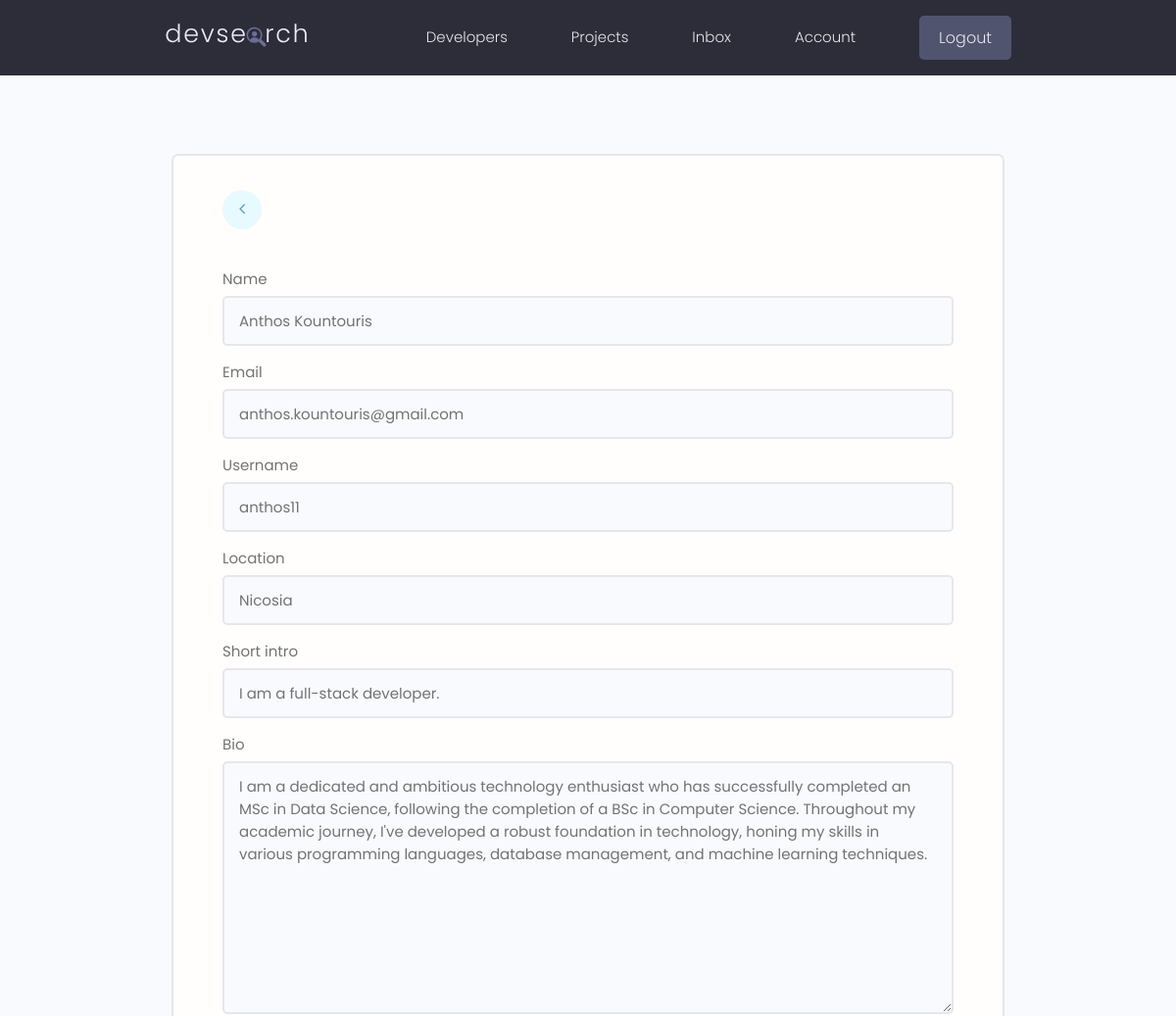
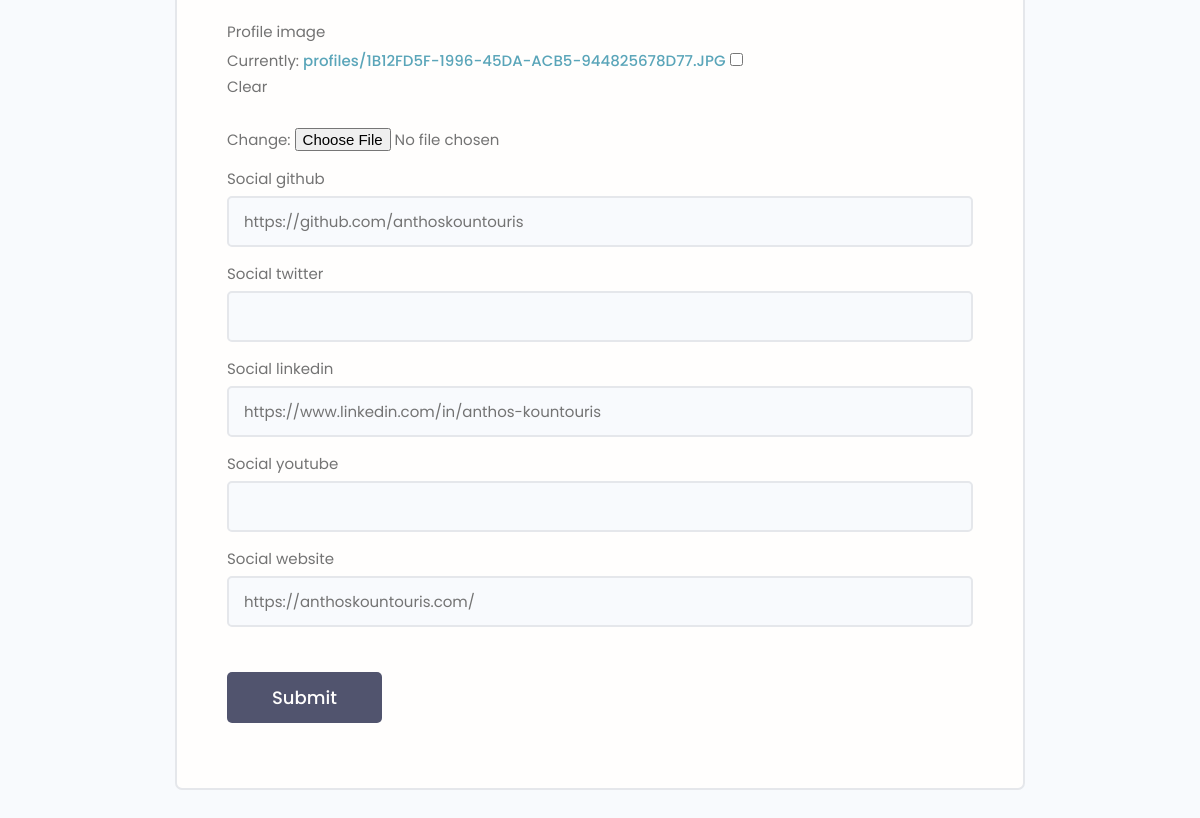
The page /edit-account/ (signed in) on the database its author committed (2 pictures, top to bottom).
### users/models.py (models this page shows, shortened)
class Profile(models.Model):
    user = models.OneToOneField(User, on_delete=models.CASCADE, null=True, blank=True)
    name = models.CharField(max_length=200, blank=True, null = True)
    email = models.EmailField(max_length=500, blank=True, null = True)
    username = models.CharField(max_length=200, blank=True, null = True)
    location = models.CharField(max_length=200, blank=True, null = True)
    short_intro = models.CharField(max_length=200, blank=True, null=True)
    bio = models.TextField(blank=True, null=True)
    profile_image = models.ImageField(
        null=True, blank=True, upload_to='profiles/', default='profiles/user-default.png')
    social_github = models.CharField(max_length=200, blank=True, null = True)
    social_twitter = models.CharField(max_length=200, blank=True, null = True)
    social_linkedin = models.CharField(max_length=200, blank=True, null = True)
    social_youtube = models.CharField(max_length=200, blank=True, null = True)
    social_website = models.CharField(max_length=200, blank=True, null = True)
    created = models.DateTimeField(auto_now_add = True)
    id = models.UUIDField(default = uuid.uuid4, unique = True,
                          primary_key = True, editable = False)

### users/views.py (the view)
# urls.py: path('edit-account/', views.editAccount, name="edit-account"),
@login_required(login_url='login')
def editAccount(request):
    profile = request.user.profile
    form = ProfileForm(instance = profile)
    if request.method == 'POST':
        form = ProfileForm(request.POST, request.FILES, instance=profile)
        if form.is_valid():
            form.save()
            return redirect('account')
    context = {'form': form}
    return render(request, 'users/profile_form.html', context)

### users/forms.py
class ProfileForm(ModelForm):
    class Meta:
        model = Profile
        fields = ['name', 'email', 'username', 'location', 'short_intro', 'bio', 'profile_image', 'social_github', 'social_twitter', 'social_linkedin', 'social_youtube', 'social_website']
    def __init__(self, *args, **kwargs):
        super(ProfileForm, self).__init__(*args, **kwargs)
        for name, field in self.fields.items():
            field.widget.attrs.update({'class' : 'input'})

### users/templates/users/profile_form.html (shortened to what this page needs)
{% extends 'main.html' %}
{% block content %}
<main class="formPage my-xl">
    <div class="content-box">
        <div class="formWrapper">
            <a class="backButton" href="{% url 'account' %}"><i class="fa fa-angle-left""></i></a>
            <br>
            <form method = "POST" action = "{% url 'edit-account' %}" enctype="multipart/form-data">
                {% for field in form %}
                <div class="form__field">
                    <label for="formInput#text">{{field.label}}</label>
                    {{field}}
                </div>
                {% endfor %}
                <input class="btn btn--sub btn--lg  my-md" type="submit" value="Submit" />
            </form>
        </div>
    </div>
</main>
{% endblock %}

### static/styles/app.css (style rules this page uses)
:root { --color-sub: #2d2d39; }
.btn--sub { background-color: var(--color-sub-light); }
.content-box { width: 95%; max-width: 85rem; margin: 0 auto; }
.backButton { background: var(--color-main-light); color: var(--color-main); width: 4rem; height: 4rem; display: flex; align-items: center; justify-content: center; border-radius: 50%; }
.backButton i { font-size: 1.8rem; }
.formPage .formWrapper { list-style: none; background: var(--color-white); padding: 3.5rem 5rem; border: 2px solid var(--color-light); border-radius: 0.7rem; }

### static/uikit/styles/modules/_variables.css (style rules this page uses)
:root { --color-main: #5aa5b9; --color-main-light: #e6faff; --color-sub: #3f4156; --color-sub-light: #51546e; --color-sub-lighter: #ededfd; --color-text: #737373; --color-gray: #8b8b8b; --color-light: #e5e7eb; --color-light-gray: #767676; --color-bg: #f8fafd; --color-white: #fffefd; --color-white-light: #f3f3f3; --color-success: #359e64; --color-success-bg: #def8e8; --color-error: #fc4b0b; --color-error-bg: #fff2ee; --font-base: 'Poppins', arial, helvetica, 'Segoe UI', roboto, ubuntu, sans-serif; --font-monospace: 'Fira Code', 'Courier New', courier, monospace; --font-regular: 300; --font-medium: 500; --font-bold: 700; --generic-shadow: 1px 1px 5px #00000010; --generic-transition: all 0.3s ease-in-out; }

### static/uikit/styles/modules/_base.css (style rules this page uses)
* { margin: 0; padding: 0; box-sizing: border-box; text-rendering: optimizeLegibility; color: inherit; font-size: inherit; }
html { font-size: 50%; }
@media only screen and (min-width: 480px) { html { font-size: 56.25%; } }
@media only screen and (min-width: 1200px) { html { font-size: 62.5%; } }
body { line-height: 1.6; font-weight: 400; font-size: 1.5rem; color: var(--color-text); background-color: var(--color-bg); min-height: 100vh; }

### static/uikit/styles/modules/_typography.css (style rules this page uses)
* { font-family: var(--font-base); }
a { padding-bottom: 2px; text-decoration: none; display: inline-block; color: var(--color-main); font-weight: var(--font-medium); }

### static/uikit/styles/modules/_utilities.css (style rules this page uses)
.my-md { margin: 3rem auto; }
.my-xl { margin: 8rem auto; }

### static/uikit/styles/modules/_button.css (style rules this page uses)
.btn { display: inline-block; position: relative; cursor: pointer; background-color: var(--color-light); font-weight: var(--font-medium); color: var(--color-sub); text-decoration: none; padding: 1rem 2rem; border-radius: 0.5rem; border: none; width: -webkit-fit-content; width: -moz-fit-content; width: fit-content; height: -webkit-fit-content; height: -moz-fit-content; height: fit-content; font-size: 1.6rem; outline-width: 0; outline-color: transparent; -webkit-backface-visibility: hidden; backface-visibility: hidden; transition: all 0.3s ease-in-out; }
.btn--sub { background-color: var(--color-sub); color: var(--color-white); }
.btn--lg { font-size: 1.8rem; padding: 1.2rem 4.5rem; }

### static/uikit/styles/modules/_form.css (style rules this page uses)
.form__field { margin-top: 1.5rem; margin-bottom: 1.5rem; }
.form__label, .form__field > label { display: block; margin-bottom: 0.5rem; color: var(--color-text); }
input.input[type='text'], input.input[type='email'], input.input[type='password'], input.input[type='number'], select.input, textarea.input { min-width: 24rem; width: 100%; padding: 1.2rem 1.5rem; border-radius: 0.5rem; border: 2px solid var(--color-light); transition: all 0.3s ease-in-out; background-color: var(--color-bg); }

### rows shown on the page
Profile: form "Anthos Kountouris" "anthos.kountouris@gmail.com" "anthos11" "Nicosia" "I am a full-stack developer." "I am a dedicated and ambitious technology enthusiast who has successfully completed an MSc in Data Science, following the completion of a BSc in Computer Science. Throughout my academic journey, I've developed a robust foundation in technology, honing my skills in various programming languages, database management, and machine learning techniques." "https://github.com/anthoskountouris" "https://www.linkedin.com/in/anthos-kountouris" "https://anthoskountouris.com/"

### other values the page prints
{{ field.label }} "Name" "Email" "Username" "Location" "Short intro" "Bio" "Profile image" "Social github" "Social twitter" "Social linkedin" "Social youtube" "Social website"
